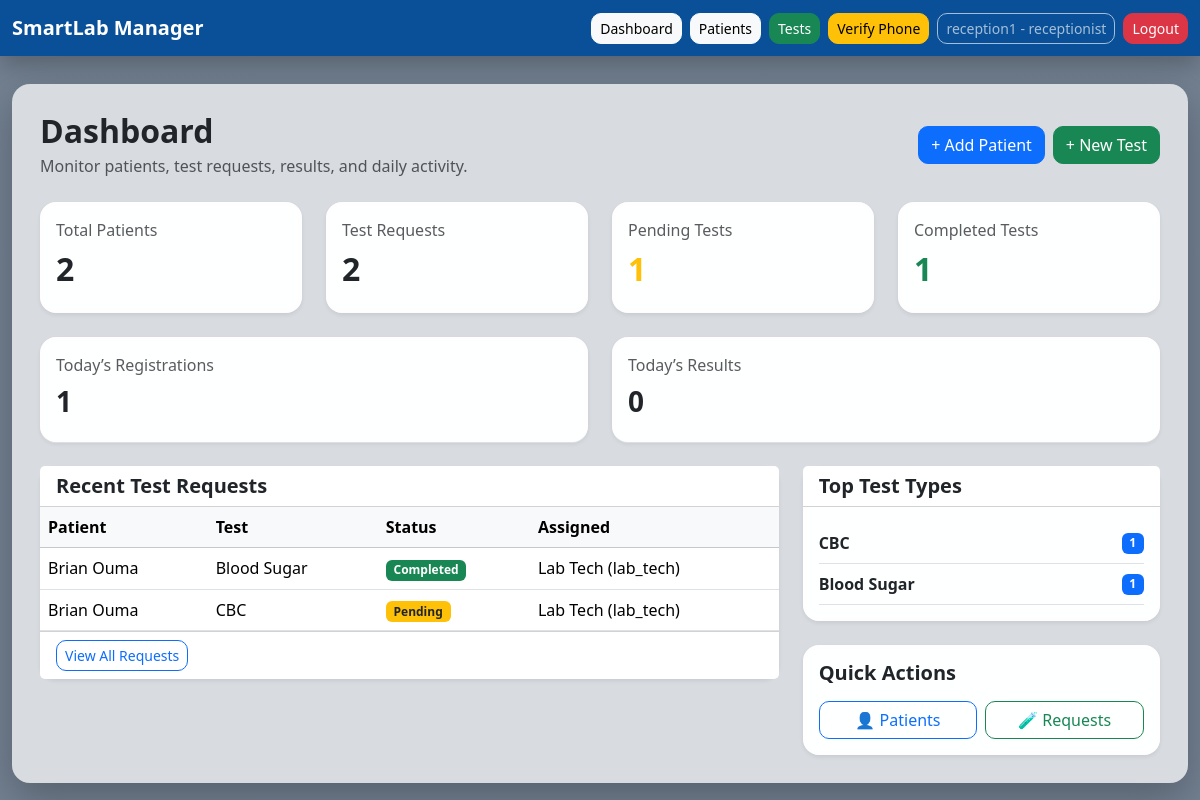
Page /dashboard/ (signed in) on the committed database.
### apps/accounts/models.py (models this page shows, shortened)
class User(AbstractUser):
    ROLE_CHOICES = (
        ('admin', 'Admin'),
        ('lab_tech', 'Lab Technician'),
        ('receptionist', 'Receptionist'),
    )
    role = models.CharField(max_length=20, choices=ROLE_CHOICES, default='receptionist')
    phone = models.CharField(max_length=20, blank=True, null=True)
    otp_code = models.CharField(max_length=6, blank=True, null=True)
    otp_created_at = models.DateTimeField(blank=True, null=True)
    phone_verified = models.BooleanField(default=False)
    def __str__(self):
        return f"{self.get_full_name() or self.username} ({self.role})"

### apps/tests/models.py (models this page shows, shortened)
class TestRequest(models.Model):
    STATUS_CHOICES = (
        ('pending', 'Pending'),
        ('in_progress', 'In Progress'),
        ('completed', 'Completed'),
    )
    patient = models.ForeignKey(Patient, on_delete=models.CASCADE, related_name='test_requests')
    test_type = models.ForeignKey(TestType, on_delete=models.CASCADE)
    requested_by = models.ForeignKey(settings.AUTH_USER_MODEL, on_delete=models.SET_NULL, null=True, related_name='requested_tests')
    assigned_to = models.ForeignKey(settings.AUTH_USER_MODEL, on_delete=models.SET_NULL, null=True, blank=True, related_name='assigned_tests')
    status = models.CharField(max_length=20, choices=STATUS_CHOICES, default='pending')
    requested_at = models.DateTimeField(auto_now_add=True)
    completed_at = models.DateTimeField(blank=True, null=True)
    class Meta:
        ordering = ['-requested_at']

class TestType(models.Model):
    name = models.CharField(max_length=100)
    description = models.TextField(blank=True, null=True)
    normal_range = models.CharField(max_length=100, blank=True, null=True)
    price = models.DecimalField(max_digits=10, decimal_places=2, default=0.00)
    class Meta:
        ordering = ['name']

### apps/patients/models.py (models this page shows, shortened)
class Patient(models.Model):
    full_name = models.CharField(max_length=150)
    patient_number = models.CharField(max_length=50, unique=True)
    gender = models.CharField(max_length=10)
    date_of_birth = models.DateField()
    phone = models.CharField(max_length=20, blank=True, null=True)
    address = models.TextField(blank=True, null=True)
    created_at = models.DateTimeField(auto_now_add=True)
    class Meta:
        ordering = ['-created_at']

### apps/dashboard/views.py (the view)
# urls.py: path('', dashboard_home, name='home'),
@login_required
def dashboard_home(request):
    today = timezone.localdate()
    context = {
        'total_patients': Patient.objects.count(),
        'total_requests': TestRequest.objects.count(),
        'pending_tests': TestRequest.objects.filter(status='pending').count(),
        'completed_tests': TestRequest.objects.filter(status='completed').count(),
        'today_registrations': Patient.objects.filter(created_at__date=today).count(),
        'today_results': Result.objects.filter(entered_at__date=today).count(),
        'recent_requests': TestRequest.objects.select_related('patient', 'test_type', 'assigned_to')[:8],
        'test_breakdown': TestRequest.objects.values('test_type__name').annotate(total=Count('id')).order_by('-total')[:5],
    }
    return render(request, 'dashboard/home.html', context)

### templates/dashboard/home.html (shortened to what this page needs)
{% extends "base.html" %}
{% block content %}
<div class="d-flex flex-column flex-md-row justify-content-between align-items-md-center mb-4 gap-3">
    <div>
        <h2 class="fw-bold mb-1">Dashboard</h2>
        <p class="text-muted mb-0">Monitor patients, test requests, results, and daily activity.</p>
    </div>
    <div class="d-flex gap-2">
        {% if request.user.is_superuser or request.user.role == 'admin' or request.user.role == 'receptionist' %}
        <a href="{% url 'patients:create' %}" class="btn btn-primary">+ Add Patient</a>
        {% endif %}
        {% if request.user.is_superuser or request.user.role == 'admin' or request.user.role == 'receptionist' %}
        <a href="{% url 'tests:create' %}" class="btn btn-success">+ New Test</a>
        {% endif %}
    </div>
</div>
<div class="row g-4 mb-4">
    <div class="col-md-6 col-xl-3"><div class="card shadow-sm"><div class="card-body"><p class="text-muted mb-2">Total Patients</p><h2 class="fw-bold">{{ total_patients|default:0 }}</h2></div></div></div>
    <div class="col-md-6 col-xl-3"><div class="card shadow-sm"><div class="card-body"><p class="text-muted mb-2">Test Requests</p><h2 class="fw-bold">{{ total_requests|default:0 }}</h2></div></div></div>
    <div class="col-md-6 col-xl-3"><div class="card shadow-sm"><div class="card-body"><p class="text-muted mb-2">Pending Tests</p><h2 class="fw-bold text-warning">{{ pending_tests|default:0 }}</h2></div></div></div>
    <div class="col-md-6 col-xl-3"><div class="card shadow-sm"><div class="card-body"><p class="text-muted mb-2">Completed Tests</p><h2 class="fw-bold text-success">{{ completed_tests|default:0 }}</h2></div></div></div>
</div>
<div class="row g-4 mb-4">
    <div class="col-md-6"><div class="card shadow-sm"><div class="card-body"><p class="text-muted mb-2">Today’s Registrations</p><h3 class="fw-bold">{{ today_registrations|default:0 }}</h3></div></div></div>
    <div class="col-md-6"><div class="card shadow-sm"><div class="card-body"><p class="text-muted mb-2">Today’s Results</p><h3 class="fw-bold">{{ today_results|default:0 }}</h3></div></div></div>
</div>
<div class="row g-4">
    <div class="col-lg-8">
        <div class="card shadow-sm">
            <div class="card-header bg-white">
                <h5 class="fw-bold mb-0">Recent Test Requests</h5>
            </div>
            <div class="table-responsive">
                <table class="table table-hover mb-0 align-middle">
                    <thead class="table-light">
                        <tr>
                            <th>Patient</th>
                            <th>Test</th>
                            <th>Status</th>
                            <th>Assigned</th>
                        </tr>
                    </thead>
                    <tbody>
                        {% for item in recent_requests %}
                        <tr>
                            <td>{{ item.patient.full_name }}</td>
                            <td>{{ item.test_type.name }}</td>
                            <td>
                                {% if item.status == 'completed' %}
                                <span class="badge bg-success">Completed</span>
                                {% elif item.status == 'in_progress' %}
                                <span class="badge bg-info text-dark">In Progress</span>
                                {% else %}
                                <span class="badge bg-warning text-dark">Pending</span>
                                {% endif %}
                            </td>
                            <td>{{ item.assigned_to|default:"-" }}</td>
                        </tr>
                        {% empty %}
                        <tr><td colspan="4" class="text-center text-muted py-4">No recent requests found.</td></tr>
                        {% endfor %}
                    </tbody>
                </table>
            </div>
            <div class="card-footer bg-white">
                <a href="{% url 'tests:list' %}" class="btn btn-sm btn-outline-primary">View All Requests</a>
            </div>
        </div>
    </div>
    <div class="col-lg-4">
        <div class="card shadow-sm mb-4">
            <div class="card-header bg-white">
                <h5 class="fw-bold mb-0">Top Test Types</h5>
            </div>
            <div class="card-body">
                {% for item in test_breakdown %}
                <div class="d-flex justify-content-between align-items-center border-bottom py-2">
                    <span class="fw-semibold">{{ item.test_type__name|default:"Unknown" }}</span>
                    <span class="badge bg-primary">{{ item.total }}</span>
                </div>
                {% empty %}
                <p class="text-muted">No test data available.</p>
                {% endfor %}
            </div>
        </div>
        <div class="card shadow-sm">
            <div class="card-body">
                <h5 class="fw-bold mb-3">Quick Actions</h5>
                <div class="row g-2">
                    <div class="col-6"><a href="{% url 'patients:list' %}" class="btn btn-outline-primary w-100">👤 Patients</a></div>
                    <div class="col-6"><a href="{% url 'tests:list' %}" class="btn btn-outline-success w-100">🧪 Requests</a></div>
                </div>
            </div>
        </div>
    </div>
</div>
{% endblock %}

### templates/base.html (shortened to what this page needs)
<!DOCTYPE html>
<html lang="en">
<head>
    <link href="https://cdn.jsdelivr.net/npm/bootstrap@5.3.3/dist/css/bootstrap.min.css" rel="stylesheet">
</head>
<body>
<nav class="navbar navbar-expand-lg navbar-dark">
    <div class="container-fluid">
        <a class="navbar-brand fw-bold" href="/dashboard/">SmartLab Manager</a>
        <div class="d-flex gap-2 flex-wrap">
            <a href="/dashboard/" class="btn btn-light btn-sm">Dashboard</a>
            <a href="/patients/" class="btn btn-light btn-sm">Patients</a>
            <a href="/tests/" class="btn btn-success btn-sm">Tests</a>
            <a href="{% url 'accounts:send_otp' %}" class="btn btn-warning btn-sm">
                Verify Phone
            </a>
            {% if request.user.is_authenticated %}
            <span class="btn btn-outline-light btn-sm disabled">
                {{ request.user.username }} - {{ request.user.role }}
            </span>
            {% endif %}
            <a href="{% url 'accounts:logout' %}" class="btn btn-danger btn-sm">Logout</a>
        </div>
    </div>
</nav>
<div class="container">
    <div class="main-wrapper">
        {% block content %}{% endblock %}
    </div>
</div>
</body>
</html>

### templates/base.html (style rules this page uses)
body { min-height: 100vh; background: linear-gradient(rgba(0, 25, 55, 0.55), rgba(0, 25, 55, 0.55)), url("https://images.unsplash.com/photo-1579684385127-1ef15d508118") no-repeat center center fixed; background-size: cover; }
.navbar { background: rgba(0, 76, 153, 0.92) !important; backdrop-filter: blur(10px); box-shadow: 0 8px 24px rgba(0, 0, 0, 0.25); }
.container { max-width: 1200px; }
.main-wrapper { background: rgba(255, 255, 255, 0.72); backdrop-filter: blur(10px); border-radius: 18px; padding: 28px; margin-top: 28px; margin-bottom: 28px; box-shadow: 0 15px 40px rgba(0, 0, 0, 0.25); }
.card { border: none; border-radius: 16px; background: rgba(255, 255, 255, 0.94); backdrop-filter: blur(6px); box-shadow: 0 8px 22px rgba(0, 0, 0, 0.12); }
.btn { border-radius: 10px; }
table { background: rgba(255, 255, 255, 0.94); }

### rows in the picture
User: user.username "reception1", user.role "receptionist"
TestRequest: patient.full_name "Brian Ouma", test_type.name "Blood Sugar", status "Completed", assigned_to "Lab Tech (lab_tech)"
TestRequest: patient.full_name "Brian Ouma", test_type.name "CBC", status "Pending", assigned_to "Lab Tech (lab_tech)"
TestType: test_type__name "CBC", total "1"
TestType: test_type__name "Blood Sugar", total "1"

### other values in the picture
{{ total_patients|default:0 }} "2"
{{ total_requests|default:0 }} "2"
{{ pending_tests|default:0 }} "1"
{{ completed_tests|default:0 }} "1"
{{ today_registrations|default:0 }} "1"
{{ today_results|default:0 }} "0"
